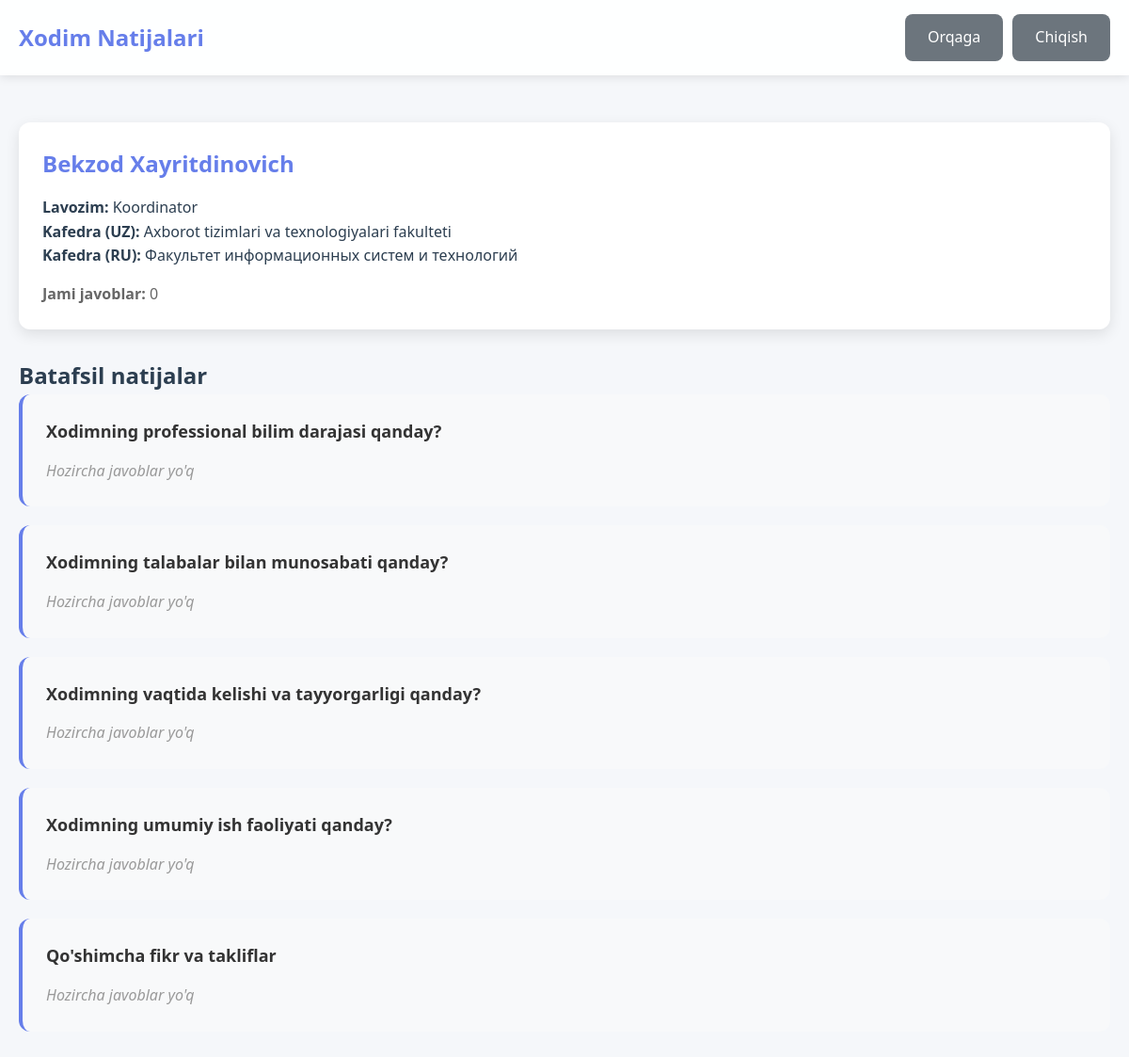
/admin/employee_results.php?id=1 (signed in), run on an earlier commit of the app's database.
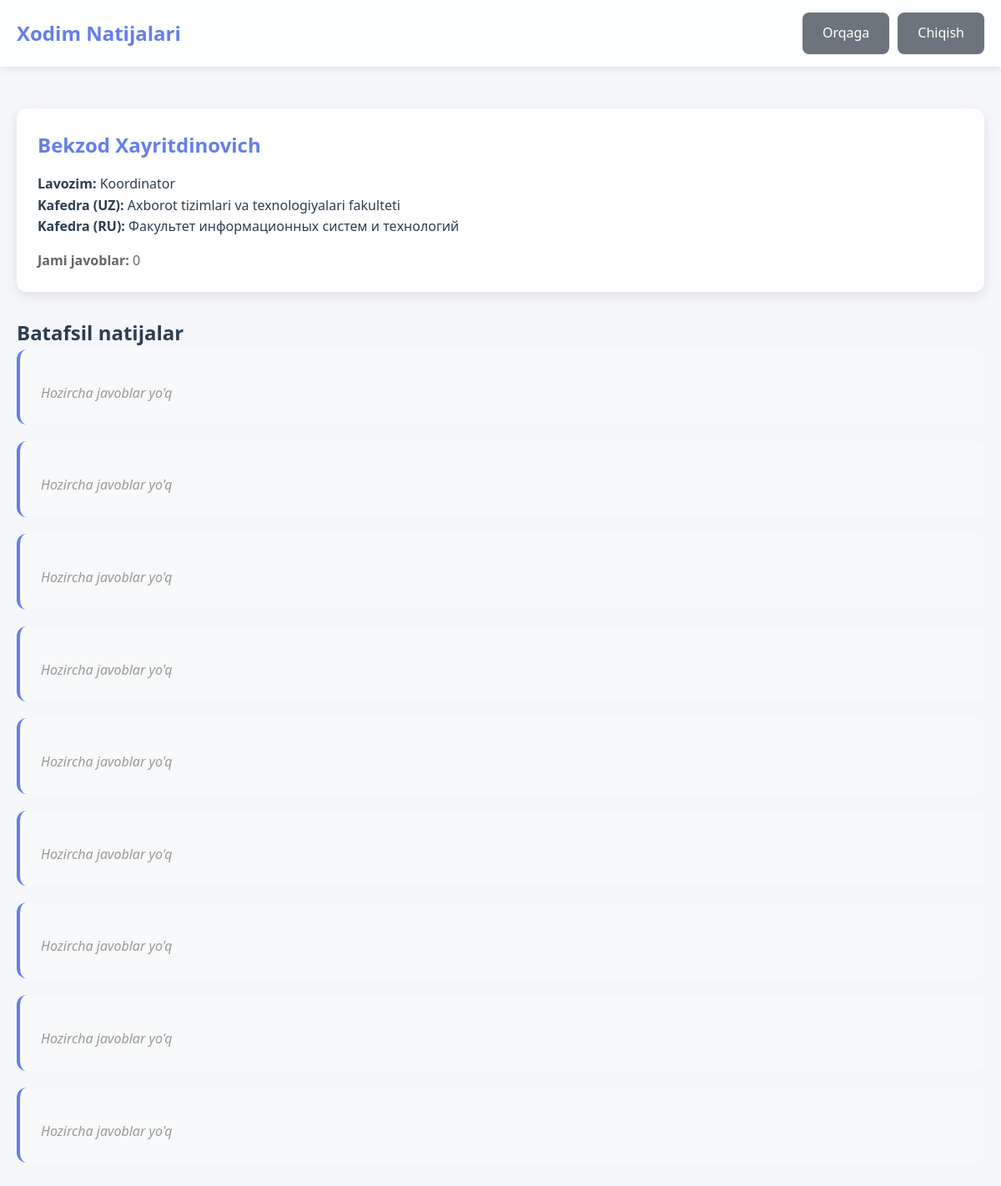
And on a later commit of the database.
### tables this page shows
CREATE TABLE employees (
    id INT PRIMARY KEY AUTO_INCREMENT,
    full_name VARCHAR(100) NOT NULL,
    position ENUM('teacher', 'dean', 'coordinator') NOT NULL,
    department_uz VARCHAR(100) NULL COMMENT 'Kafedra nomi (Uzbek)',
    department_ru VARCHAR(100) NULL COMMENT 'Kafedra nomi (Russian)',
    created_at TIMESTAMP DEFAULT CURRENT_TIMESTAMP
);

CREATE TABLE questions (
    id INT PRIMARY KEY AUTO_INCREMENT,
    question_text TEXT NULL COMMENT 'Eski format (backup)',
    question_text_uz TEXT NOT NULL COMMENT 'Savol matni (Uzbek)',
    question_text_ru TEXT NULL COMMENT 'Savol matni (Russian)',
    question_type ENUM('rating', 'text') DEFAULT 'rating',
    position_type ENUM('teacher', 'dean', 'coordinator', 'all') DEFAULT 'all',
    created_at TIMESTAMP DEFAULT CURRENT_TIMESTAMP
);

### includes/functions.php (called while the page is built, shortened)
<?php
function getPositionName($position) {
    $positions = [
        'teacher' => 'O\'qituvchi',
        'dean' => 'Dekan',
        'coordinator' => 'Koordinator'
    ];
    return $positions[$position] ?? $position;
}
?>

### admin/employee_results.php (the view, shortened to what this page needs)
<?php
require_once '../includes/functions.php';
$employee_id = intval($_GET['id'] ?? 0);
$conn = getDBConnection();
$employee_stmt = $conn->prepare("SELECT id, full_name, position, department_uz, department_ru FROM employees WHERE id = ?");
$employee_stmt->execute([$employee_id]);
$employee = $employee_stmt->fetch();
$results_query = "SELECT
    q.id as question_id,
    q.question_text,
    q.question_type,
    AVG(sr.rating) as avg_rating,
    COUNT(sr.id) as response_count,
    GROUP_CONCAT(sr.text_response SEPARATOR '|||') as text_responses
    FROM questions q
    LEFT JOIN survey_responses sr ON q.id = sr.question_id AND sr.employee_id = ?
    WHERE q.position_type = 'all' OR q.position_type = ?
    GROUP BY q.id
    ORDER BY q.id";
$stmt = $conn->prepare($results_query);
$stmt->execute([$employee_id, $employee['position']]);
$results = $stmt->fetchAll();
$stats_query = "SELECT
    COUNT(DISTINCT survey_submissions.user_id) as total_responses,
    AVG(sr.rating) as overall_avg
    FROM survey_submissions
    LEFT JOIN survey_responses sr ON survey_submissions.employee_id = sr.employee_id AND sr.rating IS NOT NULL
    WHERE survey_submissions.employee_id = ?";
$stats_stmt = $conn->prepare($stats_query);
$stats_stmt->execute([$employee_id]);
$stats = $stats_stmt->fetch();
?>
<!DOCTYPE html>
<html lang="uz">
<head>
    <link rel="stylesheet" href="../assets/css/style.css">
</head>
<body>
    <div class="header">
        <div class="container">
            <h1>Xodim Natijalari</h1>
            <div class="user-info">
                <a href="dashboard.php" class="btn btn-secondary">Orqaga</a>
                <a href="../logout.php" class="btn btn-secondary">Chiqish</a>
            </div>
        </div>
    </div>
    <div class="container">
        <div class="employee-info-card">
            <h2><?php echo htmlspecialchars($employee['full_name']); ?></h2>
            <p><strong>Lavozim:</strong> <?php echo getPositionName($employee['position']); ?></p>
            <?php if ($employee['department_uz']): ?>
                <p><strong>Kafedra (UZ):</strong> <?php echo htmlspecialchars($employee['department_uz']); ?></p>
            <?php endif; ?>
            <?php if ($employee['department_ru']): ?>
                <p><strong>Kafedra (RU):</strong> <?php echo htmlspecialchars($employee['department_ru']); ?></p>
            <?php endif; ?>
            <div class="stats-inline">
                <span><strong>Jami javoblar:</strong> <?php echo $stats['total_responses']; ?></span>
            </div>
        </div>
        <div class="results-section">
            <h2>Batafsil natijalar</h2>
            <?php foreach ($results as $row): ?>
                <div class="result-card">
                    <h3><?php echo htmlspecialchars($row['question_text']); ?></h3>
                    <?php if ($row['question_type'] === 'rating'): ?>
                        <?php if ($row['response_count'] > 0): ?>
                            <div class="rating-result">
                                <span class="avg-rating"><?php echo number_format($row['avg_rating'], 2); ?></span>
                                <span class="stars"><?php echo renderStars(round($row['avg_rating'])); ?></span>
                                <span class="response-count">(<?php echo $row['response_count']; ?> ta javob)</span>
                            </div>
                        <?php else: ?>
                            <p class="no-data">Hozircha javoblar yo'q</p>
                        <?php endif; ?>
                    <?php else: ?>
                        <?php if ($row['text_responses']): ?>
                            <div class="text-responses">
                                <?php
                                $texts = explode('|||', $row['text_responses']);
                                foreach ($texts as $text):
                                    if (!empty(trim($text))):
                                ?>
                                    <div class="text-response-item">
                                        <p><?php echo htmlspecialchars($text); ?></p>
                                    </div>
                                <?php
                                    endif;
                                endforeach;
                                ?>
                            </div>
                        <?php else: ?>
                            <p class="no-data">Hozircha javoblar yo'q</p>
                        <?php endif; ?>
                    <?php endif; ?>
                </div>
            <?php endforeach; ?>
        </div>
    </div>
</body>
</html>

### assets/css/style.css (style rules this page uses)
* { margin: 0; padding: 0; box-sizing: border-box; }
body { font-family: "Segoe UI", Tahoma, Geneva, Verdana, sans-serif; background: #f5f7fa; min-height: 100vh; color: #2c3e50; line-height: 1.6; }
.container { max-width: 1200px; margin: 0 auto; padding: 20px; }
.header { background: rgba(255, 255, 255, 0.95); box-shadow: 0 2px 10px rgba(0, 0, 0, 0.1); margin-bottom: 30px; }
.header .container { display: flex; justify-content: space-between; align-items: center; padding: 15px 20px; }
.header h1 { color: #667eea; font-size: 24px; }
.user-info { display: flex; gap: 10px; align-items: center; }
.btn { padding: 12px 24px; border: none; border-radius: 8px; font-size: 16px; cursor: pointer; text-decoration: none; display: inline-block; transition: all 0.3s; font-weight: 500; }
.btn-secondary { background: #6c757d; color: white; }
.employee-info-card { background: white; border-radius: 12px; padding: 25px; margin-bottom: 30px; box-shadow: 0 5px 15px rgba(0, 0, 0, 0.1); }
.employee-info-card h2 { color: #667eea; margin-bottom: 15px; }
.stats-inline { display: flex; gap: 30px; margin-top: 15px; flex-wrap: wrap; }
.stats-inline span { color: #666; }
.result-card { background: #f8f9fa; border-radius: 12px; padding: 25px; margin-bottom: 20px; border-left: 4px solid #667eea; }
.no-data { color: #999; font-style: italic; }
.result-card h3 { color: #333; margin-bottom: 15px; font-size: 18px; }

What changed in the data, as far as the page shows it:
no longer on this page (row edited): questions: question_text "Xodimning professional bilim darajasi qanday?", question_type "Hozircha javoblar yo'q"
no longer on this page (row edited): questions: question_text "Xodimning talabalar bilan munosabati qanday?", question_type "Hozircha javoblar yo'q"
no longer on this page (row edited): questions: question_text "Xodimning vaqtida kelishi va tayyorgarligi qanday?", question_type "Hozircha javoblar yo'q"
no longer on this page (row edited): questions: question_text "Xodimning umumiy ish faoliyati qanday?", question_type "Hozircha javoblar yo'q"
no longer on this page (row edited): questions: question_text "Qo'shimcha fikr va takliflar", question_type "Hozircha javoblar yo'q"
added questions: question_type "Hozircha javoblar yo'q"
added questions: question_type "Hozircha javoblar yo'q"
added questions: question_type "Hozircha javoblar yo'q"
added questions: question_type "Hozircha javoblar yo'q"
added questions: question_type "Hozircha javoblar yo'q"
added questions: question_type "Hozircha javoblar yo'q"
added questions: question_type "Hozircha javoblar yo'q"
added questions: question_type "Hozircha javoblar yo'q"
added questions: question_type "Hozircha javoblar yo'q"
